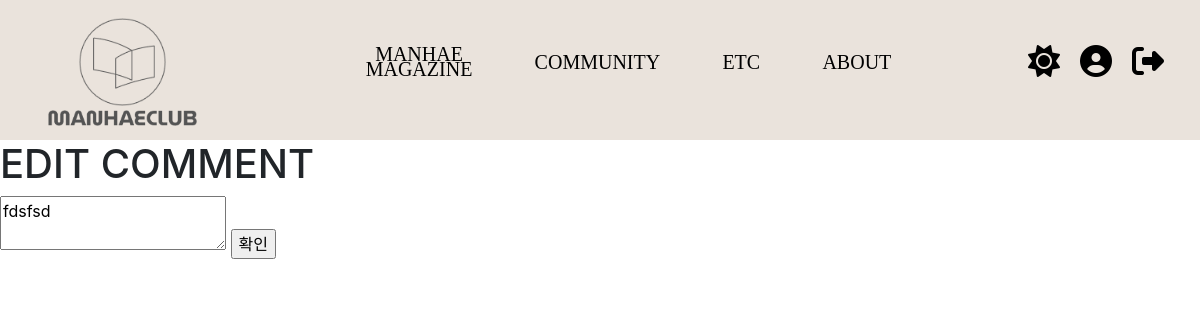
Before: /3/comment_edit (signed in) with the older database file.
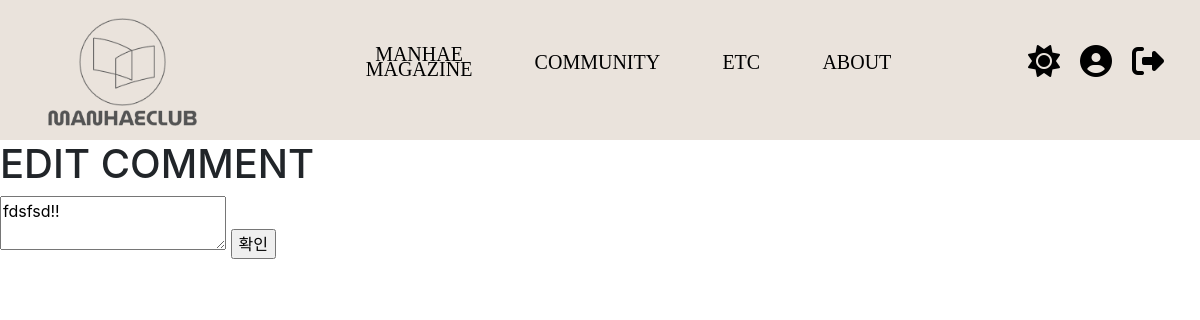
After: the same page with the newer database file.
### main/models.py (models this page shows)
class Comment(models.Model):
    content = models.TextField()
    writer = models.ForeignKey(User, on_delete=models.CASCADE)
    post = models.ForeignKey(Post ,on_delete=models.CASCADE, related_name ='comments')
    created_at = models.DateTimeField(auto_now=True)
    update_at = models.DateTimeField(auto_now=True)

### main/views.py (the view)
# urls.py: path('<str:id>/comment_edit', comment_edit, name="comment_edit"),
def comment_edit(request, id):
    comment = Comment.objects.get(id=id)
    if request.user == comment.writer:
        return render(request, "main/comment_edit.html", {"comment": comment})
    else:
        return redirect("main:detail", comment.post.id)

### main/templates/main/comment_edit.html (shortened to what this page needs)
{% extends 'base.html' %}
{% load static %}
{% block content %}
<h1>EDIT COMMENT</h1>
<form action="{%url 'main:comment_update' comment.id%}" method="POST">
    <textarea name="content">{{comment.content}}</textarea>
    <input type="submit" value="확인">
</form>
{% endblock %}

Changed rows visible on the page:
changed Comment: content "fdsfsd" → "fdsfsd!!"
